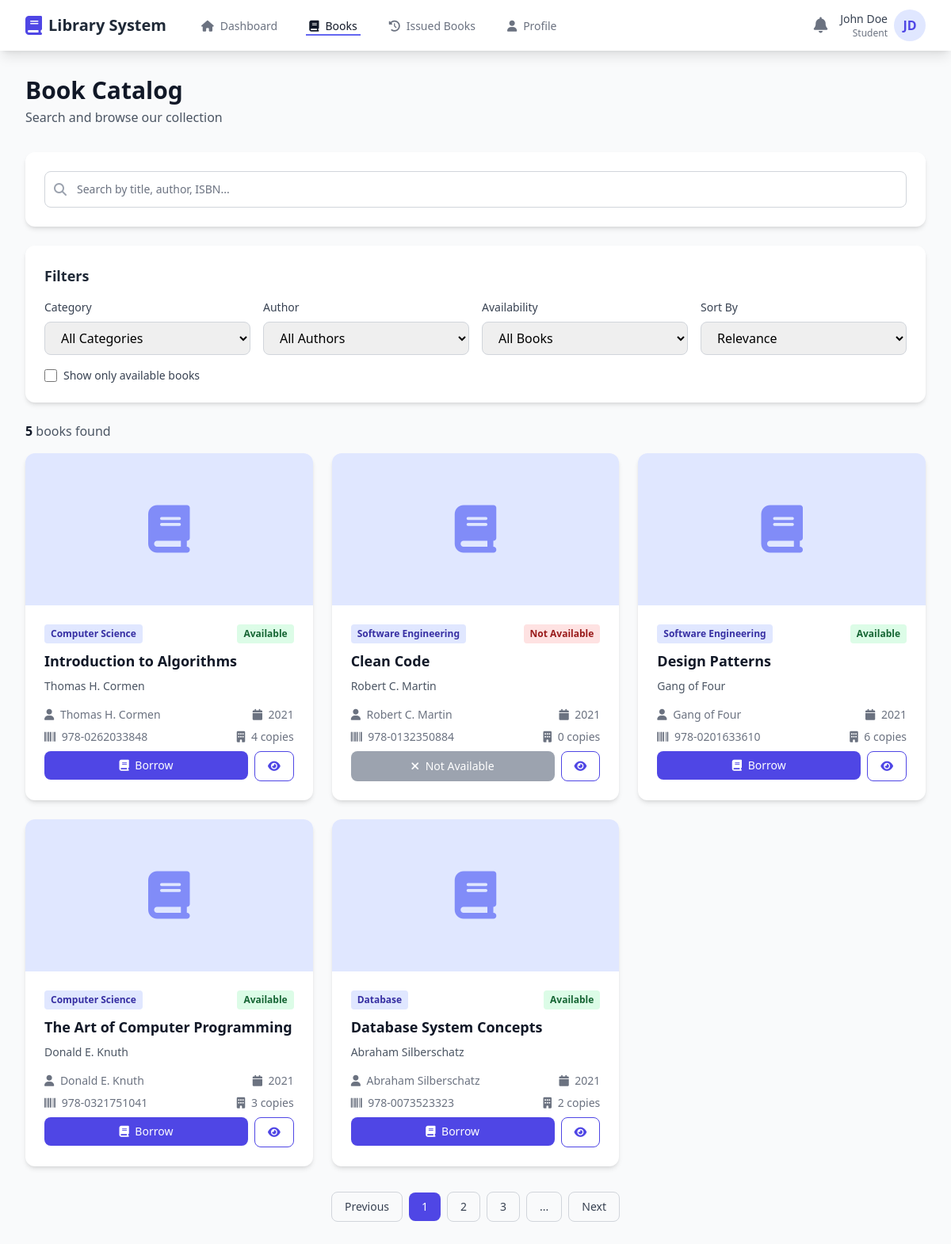
The app's page /catalog (signed in) with its own data.
### tables this page shows
CREATE TABLE users (
            id INTEGER PRIMARY KEY AUTOINCREMENT,
            first_name TEXT NOT NULL,
            last_name TEXT NOT NULL,
            email TEXT UNIQUE NOT NULL,
            student_id TEXT UNIQUE NOT NULL,
            role TEXT NOT NULL,
            password TEXT NOT NULL,
            created_at TIMESTAMP DEFAULT CURRENT_TIMESTAMP
        );

CREATE TABLE books (
            id TEXT PRIMARY KEY,
            title TEXT NOT NULL,
            author TEXT NOT NULL,
            isbn TEXT NOT NULL,
            category TEXT NOT NULL,
            total_copies INTEGER NOT NULL,
            available_copies INTEGER NOT NULL,
            description TEXT
        );

### app.py (the view)
@app.route('/catalog')
def catalog():
    if 'user_id' not in session:
        return redirect(url_for('login'))
    if session.get('user_role') == 'librarian':
        return redirect(url_for('login'))
    conn = get_db_connection()
    cursor = conn.cursor()
    cursor.execute('SELECT * FROM users WHERE id = ?', (session['user_id'],))
    user = cursor.fetchone()
    available_only = request.args.get('available') == 'true'
    if available_only:
        cursor.execute('SELECT * FROM books WHERE available_copies > 0')
    else:
        cursor.execute('SELECT * FROM books')
    books = cursor.fetchall()
    conn.close()
    return render_template('catalog.html',
                          user=dict(user) if user else None,
                          books=[dict(book) for book in books],
                          available_only=available_only)

### app.py (called while the page is built)
def get_db_connection():
    conn = sqlite3.connect(DATABASE)
    conn.row_factory = sqlite3.Row
    return conn

### templates/catalog.html (shortened to what this page needs)
<!DOCTYPE html>
<html lang="en">
<head>
    <script src="https://cdn.tailwindcss.com"></script>
    <link rel="stylesheet" href="https://cdnjs.cloudflare.com/ajax/libs/font-awesome/6.4.0/css/all.min.css">
</head>
<body class="bg-gray-50">
    <nav class="bg-white shadow-lg sticky top-0 z-50">
        <div class="max-w-7xl mx-auto px-4 sm:px-6 lg:px-8">
            <div class="flex justify-between h-16">
                <div class="flex items-center">
                    <div class="flex-shrink-0 flex items-center">
                        <i class="fa-solid fa-book text-indigo-600 text-2xl mr-2"></i>
                        <span class="font-bold text-xl text-gray-800">Library System</span>
                    </div>
                    <div class="hidden md:ml-10 md:flex md:space-x-8">
                        <a href="{{ url_for('dashboard') }}" class="border-transparent text-gray-500 hover:border-gray-300 hover:text-gray-700 inline-flex items-center px-1 pt-1 border-b-2 text-sm font-medium transition-colors">
                            <i class="fa-solid fa-home mr-2"></i> Dashboard
                        </a>
                        <a href="{{ url_for('catalog') }}" class="border-indigo-500 text-gray-900 inline-flex items-center px-1 pt-1 border-b-2 text-sm font-medium">
                            <i class="fa-solid fa-book mr-2"></i> Books
                        </a>
                        <a href="#" class="border-transparent text-gray-500 hover:border-gray-300 hover:text-gray-700 inline-flex items-center px-1 pt-1 border-b-2 text-sm font-medium transition-colors">
                            <i class="fa-solid fa-clock-rotate-left mr-2"></i> Issued Books
                        </a>
                        <a href="#" class="border-transparent text-gray-500 hover:border-gray-300 hover:text-gray-700 inline-flex items-center px-1 pt-1 border-b-2 text-sm font-medium transition-colors">
                            <i class="fa-solid fa-user mr-2"></i> Profile
                        </a>
                    </div>
                </div>
                <div class="flex items-center space-x-4">
                    <button class="text-gray-500 hover:text-indigo-600 transition-colors">
                        <i class="fa-solid fa-bell text-xl"></i>
                    </button>
                    <div class="flex items-center space-x-2">
                        <div class="text-right">
                            <p class="text-sm font-medium text-gray-700">{{ user.first_name }} {{ user.last_name }}</p>
                            <p class="text-xs text-gray-500">{{ user.role|title }}</p>
                        </div>
                        <div class="h-10 w-10 bg-indigo-100 rounded-full flex items-center justify-center">
                            <span class="text-indigo-600 font-bold">{{ user.first_name[0] }}{{ user.last_name[0] }}</span>
                        </div>
                    </div>
                </div>
            </div>
        </div>
    </nav>
    <div class="max-w-7xl mx-auto px-4 sm:px-6 lg:px-8 py-8">
        <div class="mb-8">
            <h1 class="text-3xl font-bold text-gray-900">Book Catalog</h1>
            <p class="text-gray-600 mt-1">Search and browse our collection</p>
        </div>
        <div class="bg-white rounded-xl shadow-md p-6 mb-6">
            <div class="relative">
                <div class="absolute inset-y-0 left-0 pl-3 flex items-center pointer-events-none">
                </div>
                <input type="text" placeholder="Search by title, author, ISBN..." class="block w-full pl-10 pr-3 py-3 border border-gray-300 rounded-lg leading-5 bg-white placeholder-gray-500 focus:outline-none focus:ring-2 focus:ring-indigo-500 focus:border-transparent sm:text-sm transition-all" />
            </div>
        </div>
        <div class="bg-white rounded-xl shadow-md p-6 mb-6">
            <h2 class="text-lg font-semibold text-gray-800 mb-4">Filters</h2>
            <div class="grid grid-cols-1 md:grid-cols-4 gap-4">
                <div>
                    <label class="block text-sm font-medium text-gray-700 mb-2">Category</label>
                    <select class="w-full px-4 py-2 border border-gray-300 rounded-lg focus:ring-2 focus:ring-indigo-500 focus:border-transparent outline-none">
                        <option value="">All Categories</option>
                    </select>
                </div>
                <div>
                    <label class="block text-sm font-medium text-gray-700 mb-2">Author</label>
                    <select class="w-full px-4 py-2 border border-gray-300 rounded-lg focus:ring-2 focus:ring-indigo-500 focus:border-transparent outline-none">
                        <option value="">All Authors</option>
                    </select>
                </div>
                <div>
                    <label class="block text-sm font-medium text-gray-700 mb-2">Availability</label>
                    <select class="w-full px-4 py-2 border border-gray-300 rounded-lg focus:ring-2 focus:ring-indigo-500 focus:border-transparent outline-none">
                        <option value="">All Books</option>
                    </select>
                </div>
                <div>
                    <label class="block text-sm font-medium text-gray-700 mb-2">Sort By</label>
                    <select class="w-full px-4 py-2 border border-gray-300 rounded-lg focus:ring-2 focus:ring-indigo-500 focus:border-transparent outline-none">
                        <option value="relevance">Relevance</option>
                    </select>
                </div>
            </div>
            <div class="mt-4 flex items-center">
                <input type="checkbox" id="availableOnly" class="h-4 w-4 text-indigo-600 focus:ring-indigo-500 border-gray-300 rounded">
                <label for="availableOnly" class="ml-2 block text-sm text-gray-700">Show only available books</label>
            </div>
        </div>
        <div class="mb-4">
            <p class="text-gray-600">
                <span class="font-semibold text-gray-900">{{ books|length }}</span> books found
            </p>
        </div>
        <div class="grid grid-cols-1 md:grid-cols-2 lg:grid-cols-3 gap-6" id="bookGrid">
            {% for book in books %}
            <div class="bg-white rounded-xl shadow-md hover:shadow-lg transition-shadow duration-200 overflow-hidden flex flex-col" data-book-id="{{ book.id }}">
                <div class="h-48 bg-indigo-100 flex items-center justify-center">
                    <i class="fa-solid fa-book text-indigo-400 text-6xl"></i>
                </div>
                <div class="p-6 flex-1 flex flex-col">
                    <div class="flex justify-between items-start mb-2">
                        <span class="px-2 py-1 bg-indigo-100 text-indigo-800 text-xs font-semibold rounded">{{ book.category }}</span>
                        <span class="px-2 py-1 {% if book.available_copies > 0 %}bg-green-100 text-green-800{% else %}bg-red-100 text-red-800{% endif %} text-xs font-semibold rounded">
                            {% if book.available_copies > 0 %}Available{% else %}Not Available{% endif %}
                        </span>
                    </div>
                    <h3 class="text-lg font-bold text-gray-900 mb-2">{{ book.title }}</h3>
                    <p class="text-gray-600 text-sm mb-4">{{ book.author }}</p>
                    <div class="mt-auto space-y-2">
                        <div class="flex justify-between text-sm text-gray-500">
                            <span><i class="fa-solid fa-user mr-1"></i> {{ book.author }}</span>
                            <span><i class="fa-solid fa-calendar mr-1"></i> 2021</span>
                        </div>
                        <div class="flex justify-between text-sm text-gray-500">
                            <span><i class="fa-solid fa-barcode mr-1"></i> {{ book.isbn }}</span>
                            <span><i class="fa-solid fa-building mr-1"></i> {{ book.available_copies }} copies</span>
                        </div>
                        <div class="flex space-x-2 mt-4">
                            {% if book.available_copies > 0 %}
                            <form method="POST" action="{{ url_for('borrow_book', book_id=book.id) }}" class="flex-1">
                                <button type="submit" class="w-full bg-indigo-600 text-white py-2 px-4 rounded-lg font-medium hover:bg-indigo-700 transition-colors text-sm">
                                    <i class="fa-solid fa-book mr-1"></i> Borrow
                                </button>
                            </form>
                            {% else %}
                            <button class="flex-1 bg-gray-400 text-white py-2 px-4 rounded-lg font-medium cursor-not-allowed text-sm" disabled>
                                <i class="fa-solid fa-xmark mr-1"></i> Not Available
                            </button>
                            {% endif %}
                            <a href="{{ url_for('book_details', book_id=book.id) }}" class="px-4 py-2 border border-indigo-600 text-indigo-600 rounded-lg font-medium hover:bg-indigo-50 transition-colors text-sm">
                                <i class="fa-solid fa-eye"></i>
                            </a>
                        </div>
                    </div>
                </div>
            </div>
            {% endfor %}
        </div>
        <div class="mt-8 flex justify-center">
            <nav class="flex items-center space-x-2">
                <a href="#" class="px-4 py-2 border border-gray-300 rounded-lg text-sm font-medium text-gray-700 hover:bg-gray-50">Previous</a>
                <a href="#" class="px-4 py-2 bg-indigo-600 text-white rounded-lg text-sm font-medium hover:bg-indigo-700">1</a>
                <a href="#" class="px-4 py-2 border border-gray-300 rounded-lg text-sm font-medium text-gray-700 hover:bg-gray-50">2</a>
                <a href="#" class="px-4 py-2 border border-gray-300 rounded-lg text-sm font-medium text-gray-700 hover:bg-gray-50">3</a>
                <a href="#" class="px-4 py-2 border border-gray-300 rounded-lg text-sm font-medium text-gray-700 hover:bg-gray-50">...</a>
                <a href="#" class="px-4 py-2 border border-gray-300 rounded-lg text-sm font-medium text-gray-700 hover:bg-gray-50">Next</a>
            </nav>
        </div>
    </div>
</body>
</html>

### records on screen
users: first_name "John", last_name "Doe", role "Student", first_name "J", last_name "D"
books: category "Computer Science", shows "Available", title "Introduction to Algorithms", author "Thomas H. Cormen", isbn "978-0262033848", available_copies "4"
books: category "Software Engineering", shows "Not Available", title "Clean Code", author "Robert C. Martin", isbn "978-0132350884", available_copies "0"
books: category "Software Engineering", shows "Available", title "Design Patterns", author "Gang of Four", isbn "978-0201633610", available_copies "6"
books: category "Computer Science", shows "Available", title "The Art of Computer Programming", author "Donald E. Knuth", isbn "978-0321751041", available_copies "3"
books: category "Database", shows "Available", title "Database System Concepts", author "Abraham Silberschatz", isbn "978-0073523323", available_copies "2"

### other values on screen
{{ books|length }} "5"
